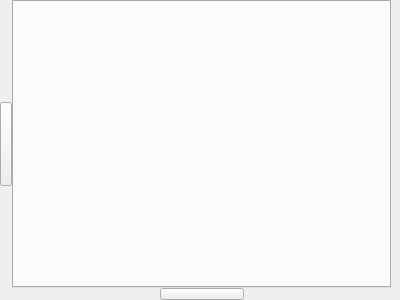
<?xml version="1.0" encoding="UTF-8"?>
<ui version="4.0">
 <class>workDpaceDlg</class>
 <widget class="QWidget" name="workDpaceDlg">
  <property name="geometry">
   <rect>
    <x>0</x>
    <y>0</y>
    <width>400</width>
    <height>300</height>
   </rect>
  </property>
  <property name="windowTitle">
   <string>Form</string>
  </property>
  <layout class="QGridLayout" name="gridLayout">
   <property name="leftMargin">
    <number>0</number>
   </property>
   <property name="topMargin">
    <number>0</number>
   </property>
   <property name="rightMargin">
    <number>9</number>
   </property>
   <property name="bottomMargin">
    <number>0</number>
   </property>
   <property name="spacing">
    <number>0</number>
   </property>
   <item row="0" column="0">
    <layout class="QVBoxLayout" name="verticalLayout">
     <item>
      <spacer name="verticalSpacer_2">
       <property name="orientation">
        <enum>Qt::Vertical</enum>
       </property>
       <property name="sizeHint" stdset="0">
        <size>
         <width>12</width>
         <height>40</height>
        </size>
       </property>
      </spacer>
     </item>
     <item>
      <widget class="QPushButton" name="LeftPushBtn">
       <property name="sizePolicy">
        <sizepolicy hsizetype="Fixed" vsizetype="Fixed">
         <horstretch>0</horstretch>
         <verstretch>0</verstretch>
        </sizepolicy>
       </property>
       <property name="minimumSize">
        <size>
         <width>12</width>
         <height>84</height>
        </size>
       </property>
       <property name="maximumSize">
        <size>
         <width>12</width>
         <height>84</height>
        </size>
       </property>
       <property name="focusPolicy">
        <enum>Qt::ClickFocus</enum>
       </property>
       <property name="styleSheet">
        <string notr="true"/>
       </property>
       <property name="text">
        <string/>
       </property>
       <property name="autoExclusive">
        <bool>false</bool>
       </property>
       <property name="autoDefault">
        <bool>false</bool>
       </property>
      </widget>
     </item>
     <item>
      <spacer name="verticalSpacer">
       <property name="orientation">
        <enum>Qt::Vertical</enum>
       </property>
       <property name="sizeHint" stdset="0">
        <size>
         <width>12</width>
         <height>40</height>
        </size>
       </property>
      </spacer>
     </item>
    </layout>
   </item>
   <item row="1" column="1">
    <layout class="QHBoxLayout" name="horizontalLayout">
     <item>
      <spacer name="horizontalSpacer">
       <property name="orientation">
        <enum>Qt::Horizontal</enum>
       </property>
       <property name="sizeHint" stdset="0">
        <size>
         <width>40</width>
         <height>12</height>
        </size>
       </property>
      </spacer>
     </item>
     <item>
      <widget class="QPushButton" name="DownPushBtn">
       <property name="sizePolicy">
        <sizepolicy hsizetype="Expanding" vsizetype="Fixed">
         <horstretch>0</horstretch>
         <verstretch>0</verstretch>
        </sizepolicy>
       </property>
       <property name="minimumSize">
        <size>
         <width>84</width>
         <height>12</height>
        </size>
       </property>
       <property name="maximumSize">
        <size>
         <width>84</width>
         <height>12</height>
        </size>
       </property>
       <property name="styleSheet">
        <string notr="true"/>
       </property>
       <property name="text">
        <string/>
       </property>
      </widget>
     </item>
     <item>
      <spacer name="horizontalSpacer_2">
       <property name="orientation">
        <enum>Qt::Horizontal</enum>
       </property>
       <property name="sizeHint" stdset="0">
        <size>
         <width>40</width>
         <height>12</height>
        </size>
       </property>
      </spacer>
     </item>
    </layout>
   </item>
   <item row="0" column="1">
    <widget class="QTabWidget" name="tabWidget">
     <property name="currentIndex">
      <number>-1</number>
     </property>
    </widget>
   </item>
  </layout>
 </widget>
 <resources>
  <include location="HTDEMO.qrc"/>
 </resources>
 <connections/>
</ui>
